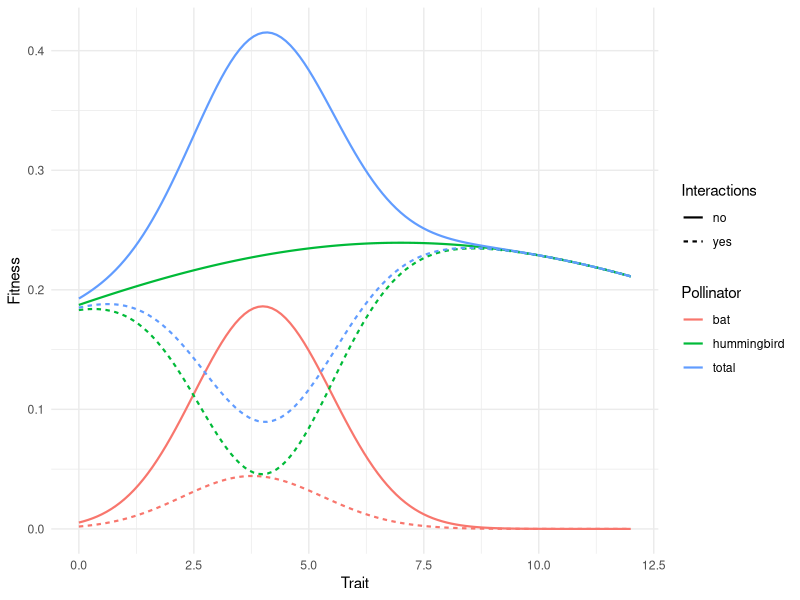

This chart was generated by the following R code:

###
#
# Aigner 2001 model with negative interactions
#
# Simon Joly, 5 mai 2016
#


###
# First, create some fitness distributions (bat and hum)

# trait values
x <- seq(0,12,by=0.1)

# Distributions of fitness contribution
bat <- dnorm(x,mean=4,sd=1.5)*0.7
hum <- dnorm(x,mean=6.9,sd=1.5)
hum <- dnorm(x,mean=7,sd=10)*6

###
# Now, specify the interactions parameters (alpha). In the example below,
# the hummingbird has more effect on the bat than the opposite. You can
# also try other values.

# The first is the effect of the hummingbirds on the fitness contribution
# of the bat. It can vary between 0 and 1/max(hum).
alpha.hum.on.bat = 0.8/max(hum)
# The second is the effect of the bats on the fitness contribution of
# the hummingbird.
alpha.bat.on.hum = 0.8/max(bat)

###
# Fitness components with interactions
fit.hum.inter = hum*(1-alpha.bat.on.hum*bat)
fit.gen.inter = bat*(1-alpha.hum.on.bat*hum)

###
# Now, calculate the combined effect. This is the Aigner formula
# with interactions.
fit.tot = bat + hum
fit.tot.inter = fit.gen.inter + fit.hum.inter

###
# Plot the results
require(ggplot2)
#dat <- data.frame(x=x,Fitness=c(bat,hum,tot),Pollinator=rep(c("bat","hummingbird","all"),each=length(x)))
dat <- data.frame(x=x,Fitness=c(bat,hum,fit.tot,fit.gen.inter,fit.hum.inter,fit.tot.inter),
                  Pollinator=rep(c("bat","hummingbird","total"),each=length(x)),
                  Interactions=rep(c("no","yes"),each=length(x)*3))
ggplot(dat,aes(x=x,y=Fitness)) + geom_line(aes(lty=Interactions,colour=Pollinator),lwd=0.75) + 
  xlab("Trait") + theme_minimal()



# Waser 1996 model -----

# N = abundance, V = visitation rate, g = pollination efficiency,
# sigma = effect of a mutation on efficiency (favouring pol 1).

# mutation for pollination efficiency

pol1.NV = 0.25
pol2.NV = 0.24
plo1.g = seq(0.1,1,by=0.1)
pol2.g = seq(0.1,1,by=0.1)

fit.waser <- function(pol1.NV,pol2.NV,pol1.g,pol2.g,sigma){
  return (pol1.NV*(pol1.g+sigma) + pol2.NV*(pol2.g-sigma))
}

res.mat <- matrix(NA,ncol=10,nrow=10)
res.mat.sigma <- matrix(NA,ncol=10,nrow=10)
sigma=0.1
for(i in 1:10) {
  res.mat[i,] <- fit.waser(pol1.NV,pol2.NV,plo1.g[i],pol2.g,0)
  res.mat.sigma[i,] <- fit.waser(pol1.NV,pol2.NV,plo1.g[i],pol2.g,sigma)
}
res.mat.sigma > res.mat
